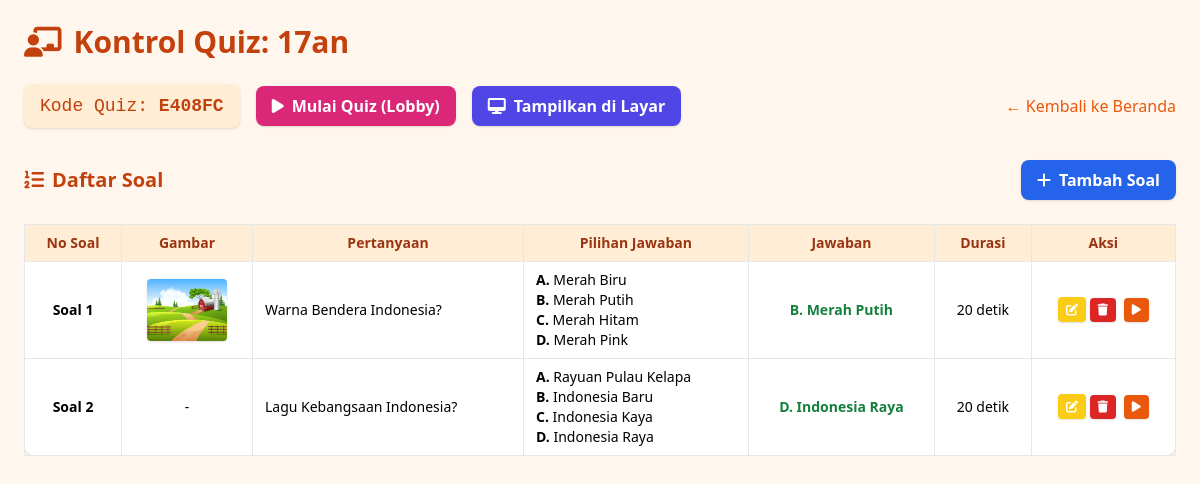
/host.php?kode=E408FC, run on the app's committed database.
### tables this page shows
CREATE TABLE `tb_quiz` (
  `id` int(11) NOT NULL,
  `kode_quiz` varchar(10) NOT NULL,
  `nama_quiz` varchar(100) NOT NULL,
  `waktu_buat` datetime DEFAULT current_timestamp(),
  `host` varchar(100) DEFAULT NULL
);

CREATE TABLE `tb_soal` (
  `id` int(11) NOT NULL,
  `id_quiz` int(11) NOT NULL,
  `soal` text NOT NULL,
  `jawaban_a` varchar(255) NOT NULL,
  `jawaban_b` varchar(255) NOT NULL,
  `jawaban_c` varchar(255) NOT NULL,
  `jawaban_d` varchar(255) NOT NULL,
  `jawaban_benar` enum('A','B','C','D') NOT NULL,
  `durasi` int(11) DEFAULT 20,
  `gambar` varchar(255) DEFAULT NULL
);

### host.php (the view, shortened to what this page needs)
<?php
include_once 'api/db.php';
$kode = $_GET['kode'] ?? '';
$stmt = $pdo->prepare("SELECT id, nama_quiz FROM tb_quiz WHERE kode_quiz = ?");
$stmt->execute([$kode]);
$quiz = $stmt->fetch();
$stmt = $pdo->prepare("SELECT * FROM tb_soal WHERE id_quiz = ?");
$stmt->execute([$quiz['id']]);
$soals = $stmt->fetchAll();
$stmt = $pdo->prepare("SELECT * FROM tb_status_quiz WHERE id_quiz = ? ORDER BY id DESC LIMIT 1");
$stmt->execute([$quiz['id']]);
$status = $stmt->fetch();
$soal_aktif = $status['id_soal'] ?? null;
$mode = $status['mode'] ?? null;
?>
<!DOCTYPE html>
<html lang="id">
<head>
  <script src="https://cdn.tailwindcss.com"></script>
  <link rel="stylesheet" href="https://cdnjs.cloudflare.com/ajax/libs/font-awesome/6.4.0/css/all.min.css"/>
</head>
<body class="bg-orange-50 min-h-screen p-6">
  <div class="max-w-full mx-auto">
    <h1 class="text-3xl font-bold text-orange-700 mb-6 flex items-center gap-3">
      <i class="fa-solid fa-chalkboard-user"></i> Kontrol Quiz: <?= htmlspecialchars($quiz['nama_quiz']) ?>
    </h1>
    <div class="mb-8 flex flex-wrap gap-4 items-center">
      <span class="bg-orange-100 text-orange-700 px-4 py-2 rounded-lg font-mono text-lg shadow">
        Kode Quiz: <b><?= htmlspecialchars($kode) ?></b>
      </span>
      <form id="form-mulai-quiz" method="post" class="inline">
        <button type="submit" id="btn-mulai-quiz" class="inline-flex items-center gap-2 px-4 py-2 bg-pink-600 hover:bg-pink-700 text-white rounded-lg font-semibold shadow transition-all">
          <i class="fa-solid fa-play"></i> Mulai Quiz (Lobby)
        </button>
      </form>
      <a href="preview.php?kode=<?= htmlspecialchars($kode) ?>" target="_blank" id="btn-tampil-layar" class="inline-flex items-center gap-2 px-4 py-2 bg-indigo-600 hover:bg-indigo-700 text-white rounded-lg font-semibold shadow transition-all">
        <i class="fa-solid fa-desktop"></i> Tampilkan di Layar
      </a>
      <a href="index.php" class="text-orange-600 hover:underline ml-auto">&larr; Kembali ke Beranda</a>
    </div>
    <div class="mb-6 flex justify-between items-center">
      <h2 class="text-xl font-bold text-orange-700 flex items-center gap-2"><i class="fa-solid fa-list-ol"></i> Daftar Soal</h2>
      <a href="tambah_soal.php?id_quiz=<?= $quiz['id'] ?>&kode=<?= htmlspecialchars($kode) ?>" class="px-4 py-2 bg-blue-600 hover:bg-blue-700 text-white rounded-lg font-semibold shadow transition-all flex items-center gap-2"><i class="fa-solid fa-plus"></i> Tambah Soal</a>
    </div>
    <div class="overflow-x-auto">
      <table class="min-w-full bg-white rounded-xl shadow text-sm">
        <thead>
          <tr class="bg-orange-100 text-orange-800">
            <th class="px-3 py-2 border">No Soal</th>
            <th class="px-3 py-2 border">Gambar</th>
            <th class="px-3 py-2 border">Pertanyaan</th>
            <th class="px-3 py-2 border">Pilihan Jawaban</th>
            <th class="px-3 py-2 border">Jawaban</th>
            <th class="px-3 py-2 border">Durasi</th>
            <th class="px-3 py-2 border">Aksi</th>
          </tr>
        </thead>
        <tbody>
          <?php foreach ($soals as $index => $soal): ?>
          <tr class="<?php if ($soal['id'] == $soal_aktif) echo 'bg-orange-50'; ?>">
            <td class="px-3 py-2 border text-center font-bold">Soal <?= $index + 1 ?></td>
            <td class="px-3 py-2 border text-center">
              <?php if (!empty($soal['gambar'])): ?>
                <img src="assets/soal/<?= htmlspecialchars($soal['gambar']) ?>" alt="Gambar Soal" class="max-h-20 max-w-[80px] rounded shadow mx-auto">
              <?php else: ?>
                -
              <?php endif; ?>
            </td>
            <td class="px-3 py-2 border"><?= htmlspecialchars($soal['soal']) ?></td>
            <td class="px-3 py-2 border">
              <ul class="list-none p-0 m-0">
                <li><b>A.</b> <?= htmlspecialchars($soal['jawaban_a']) ?></li>
                <li><b>B.</b> <?= htmlspecialchars($soal['jawaban_b']) ?></li>
                <li><b>C.</b> <?= htmlspecialchars($soal['jawaban_c']) ?></li>
                <li><b>D.</b> <?= htmlspecialchars($soal['jawaban_d']) ?></li>
              </ul>
            </td>
            <td class="px-3 py-2 border text-center font-bold text-green-700">
              <?php
                $benar = $soal['jawaban_benar'] ?? '';
                if ($benar) {
                  $teks = $soal['jawaban_' . strtolower($benar)] ?? '-';
                  echo "$benar. $teks";
                } else {
                  echo '-';
                }
              ?>
            </td>
            <td class="px-3 py-2 border text-center"><?= (int)$soal['durasi'] ?> detik</td>
            <td class="px-3 py-2 border text-center">
              <a href="edit_soal.php?id=<?= $soal['id'] ?>&kode=<?= htmlspecialchars($kode) ?>" class="px-2 py-1 bg-yellow-400 hover:bg-yellow-500 text-white rounded text-xs font-bold shadow transition-all" title="Edit Soal"><i class="fa-solid fa-pen-to-square"></i></a>
              <button onclick="return hapusSoal(<?= $soal['id'] ?>, '<?= addslashes($soal['soal']) ?>')" class="px-2 py-1 bg-red-600 hover:bg-red-700 text-white rounded text-xs font-bold shadow transition-all" title="Hapus Soal"><i class="fa-solid fa-trash"></i></button>
              <?php if ((!$status || ($mode === 'waiting' && !$soal_aktif))): ?>
                <form method="post" class="inline">
                  <button class="ml-1 px-2 py-1 bg-orange-600 hover:bg-orange-700 text-white rounded text-xs font-bold shadow transition-all" onclick="return confirmTampilkanSoal(event, <?= $index + 1 ?>)"><i class="fa-solid fa-play"></i></button>
                </form>
              <?php endif; ?>
            </td>
          </tr>
          <?php endforeach; ?>
        </tbody>
      </table>
    </div>
  </div>
</body>
</html>

### data on the page
tb_quiz: nama_quiz "17an"
tb_soal: gambar (picture), soal "Warna Bendera Indonesia?", jawaban_a "Merah Biru", jawaban_b "Merah Putih", jawaban_c "Merah Hitam", jawaban_d "Merah Pink", jawaban_benar "B", durasi "20"
tb_soal: soal "Lagu Kebangsaan Indonesia?", jawaban_a "Rayuan Pulau Kelapa", jawaban_b "Indonesia Baru", jawaban_c "Indonesia Kaya", jawaban_d "Indonesia Raya", jawaban_benar "D", durasi "20"

### other printed values
$kode "E408FC"
